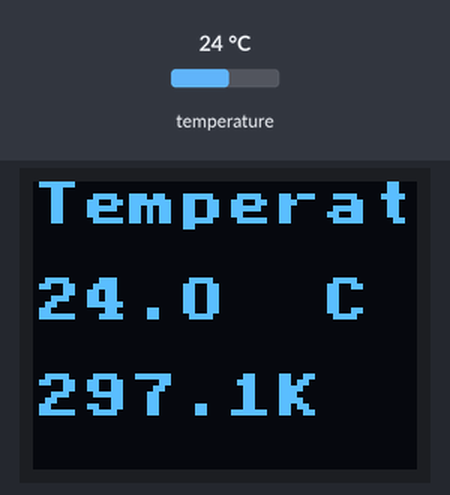
A sketch run on a simulated ESP8266 (Wemos D1 mini). On the bench: 64×48 one-colour display. The inputs (shaded band) are chosen by the test bench; at power-on: temperature 24 °C.

Above: at 4.4 s.
4.5 s: temperature set to 12 °C
At 7.7 s:
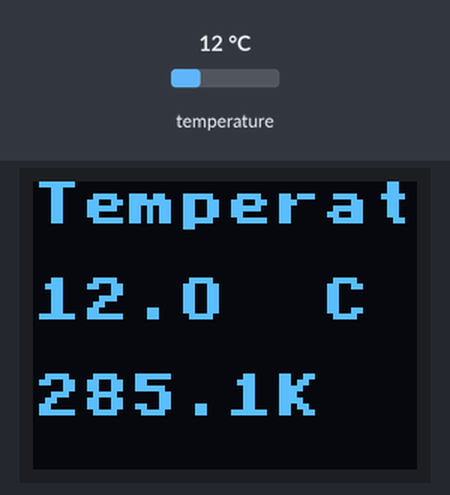
12.1 s: temperature set to 19 °C
At 16.0 s:
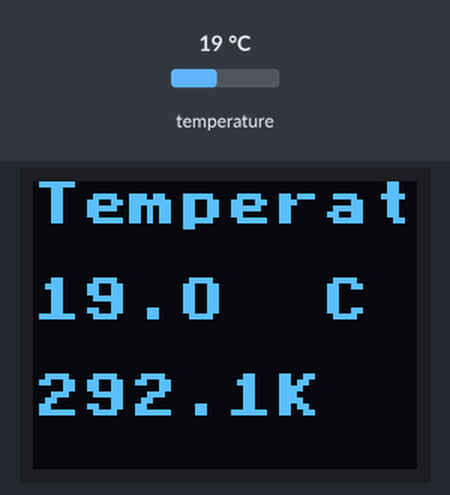
19.2 s: temperature set to 28 °C
At 21.6 s:
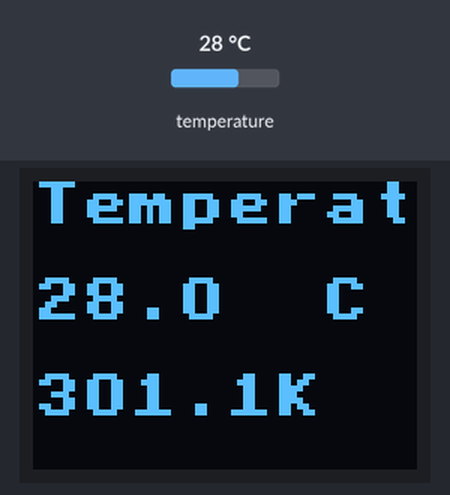
Timing chart, 0 to 23.1 s (numbered marks = the images above; inputs shaded):
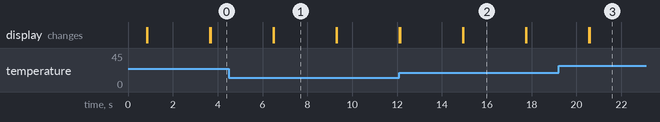

Measured:
- after the input at 4.5 s, the display: first differs from a run without the input after 2.0 s (image 1)
- after the input at 12.1 s, the display: first differs from a run without the input after 2.8 s (image 2)
- after the input at 19.2 s, the display: first differs from a run without the input after 1.4 s (image 3)
- what the display in image 1 shows lasts 2.8 s, from 6.5 s to 9.3 s

The sketch:

DS18B20_D1-Mini_0.66-OLED_cloudfree.ino
```cpp
#include <U8x8lib.h>
#include <OneWire.h>
#include <DallasTemperature.h>

// Initialize the U8x8 library for SSD1306 64x48 OLED display using I2C
U8X8_SSD1306_64X48_ER_HW_I2C u8x8(/* reset=*/ U8X8_PIN_NONE, /* clock=*/ SCL, /* data=*/ SDA);

// DS18B20 Temperature Sensor Pin
#define ONE_WIRE_PIN D2
OneWire oneWire(ONE_WIRE_PIN);
DallasTemperature sensors(&oneWire);

void setup() {
  Serial.begin(115200);

  // Initialize the display
  u8x8.begin();

  // Set the font to a bold font, readable on small displays
  u8x8.setFont(u8x8_font_victoriabold8_r);

  // Start the DS18B20 sensor
  sensors.begin();
}

void loop() {
  // Request temperature from DS18B20 sensor
  sensors.requestTemperatures();
  float tempC = sensors.getTempCByIndex(0);  // Get temperature in Celsius
  float tempK = tempC + 273.15;              // Convert Celsius to Kelvin

  // Clear the display
  u8x8.clearDisplay();

  u8x8.setCursor(0, 0);
  u8x8.print("Temperature:");
  u8x8.setCursor(0, 2);
  u8x8.print(tempC, 1);  // Print Celsius with 1 decimal
  u8x8.print(" \xB0""C"); // \xB0 is the degree symbol in ASCII for displays


  // Display temperature in Kelvin
  u8x8.setCursor(0, 4);
  u8x8.print(tempK, 1);  // Print Kelvin with 1 decimal
  u8x8.print("K");

  // Wait 2 seconds before the next update
  delay(2000);
}
```
